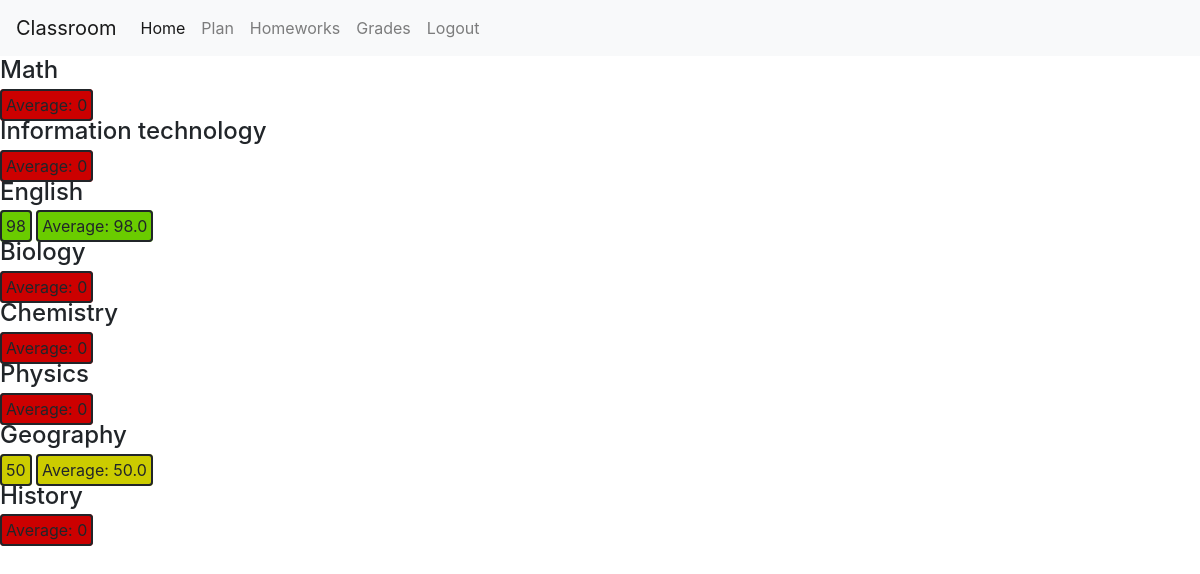
/grades (signed in), run on an earlier commit of the app's database.
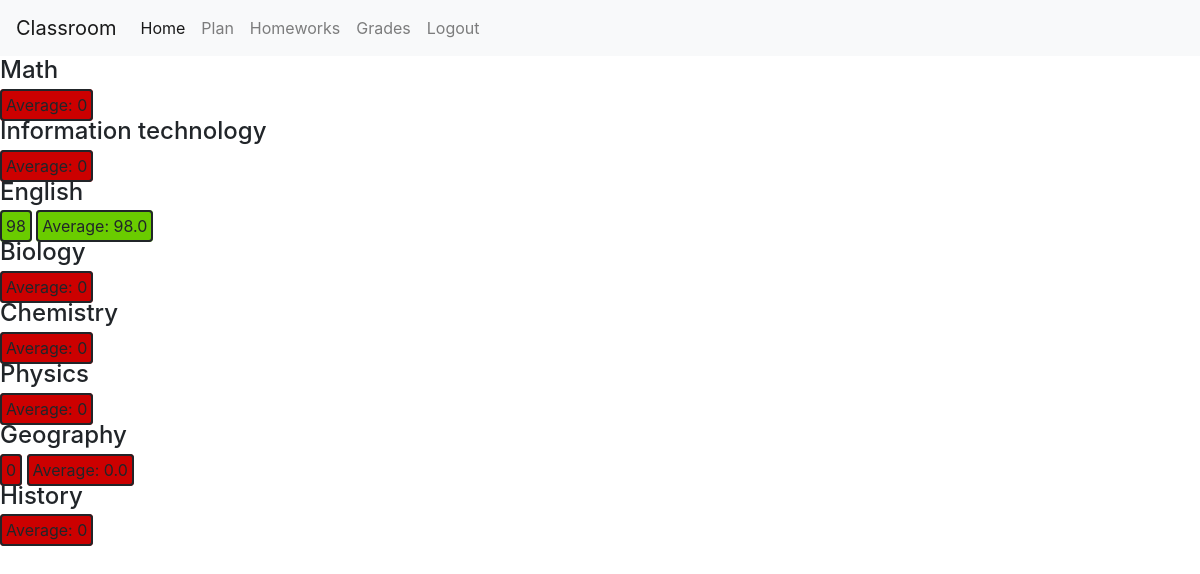
And on a later commit of the database.
### classroom/models.py (models this page shows)
class Grade(models.Model):
    submission = models.ForeignKey(homework_submission, on_delete=models.CASCADE, related_name="grade")
    grade = models.IntegerField()
    feedback = models.CharField(max_length=1000)
    teacher = models.ForeignKey(User, on_delete=models.CASCADE, related_name="students_grades")

### classroom/views.py (the view, shortened to what this page needs)
# urls.py: path("grades", views.grade_view, name="grade"),
def grade_view(request):
    user = request.user
    if user.type == "SU":
        submissions = user.my_submissions.all()
        averages = []
        for subject in SUBJECT_CHOICES:
            subject_name = subject[1]
            sum = 0
            amount = 0
            for submission in submissions:
                if subject_name == submission.homework.get_subject_display():
                    for grade in submission.grade.all():
                        sum+=grade.grade
                        amount+=1
            if amount == 0:
                averages.append((subject_name, 0))
            else:
                averages.append((subject_name, round(sum / amount, 2)))
        return render(request, "classroom/su_grade.html",{
            "submissions": submissions,
            "subjects": averages
        })

### classroom/templates/classroom/su_grade.html (shortened to what this page needs)
{% extends "classroom/layout.html" %}
{% load static %}
{%block body%}
    {% for subject in subjects %}
        <h4>{{subject.0}}</h4>
        {% for submission in submissions %}
            {% if subject.0 == submission.homework.get_subject_display %}
                {% for grade in submission.grade.all %}
                    <div class = "grade" data-score="{{grade.grade}}">{{ grade.grade }}</div>
                {%endfor%}
            {%endif%}
        {%endfor%}
        <div class="grade" data-score="{{subject.1}}">Average: {{subject.1}}</div>
    {%endfor%}
{%endblock%}

What changed in the data, as far as the page shows it:
changed homework_submission (number 2 of 2 on the later page): gains Grade (grade "0"); loses Grade (grade "50")
Also different on the page:
new list line: "Geography Average: 0.0"
list line gone: "Geography Average: 50.0"
